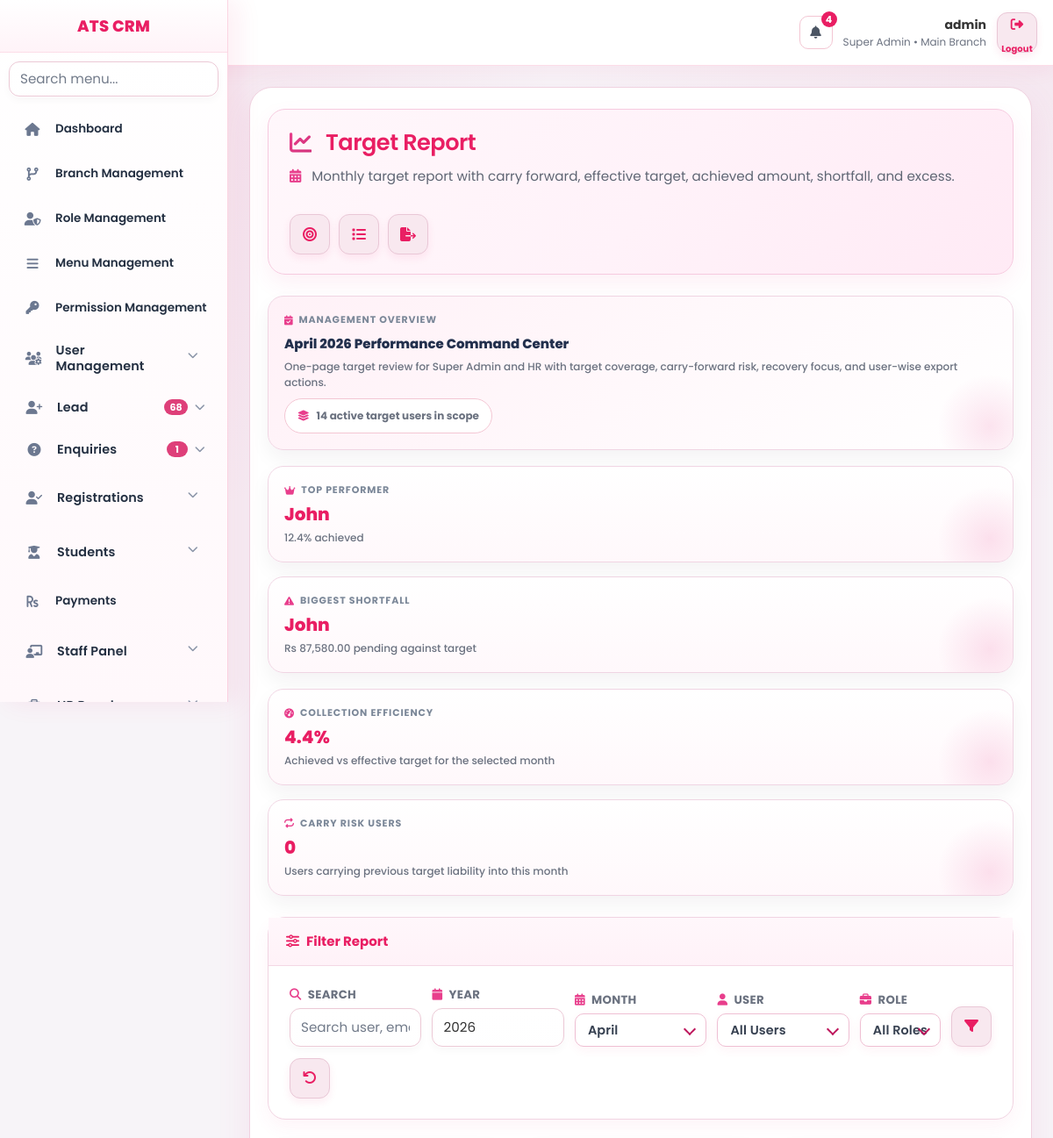
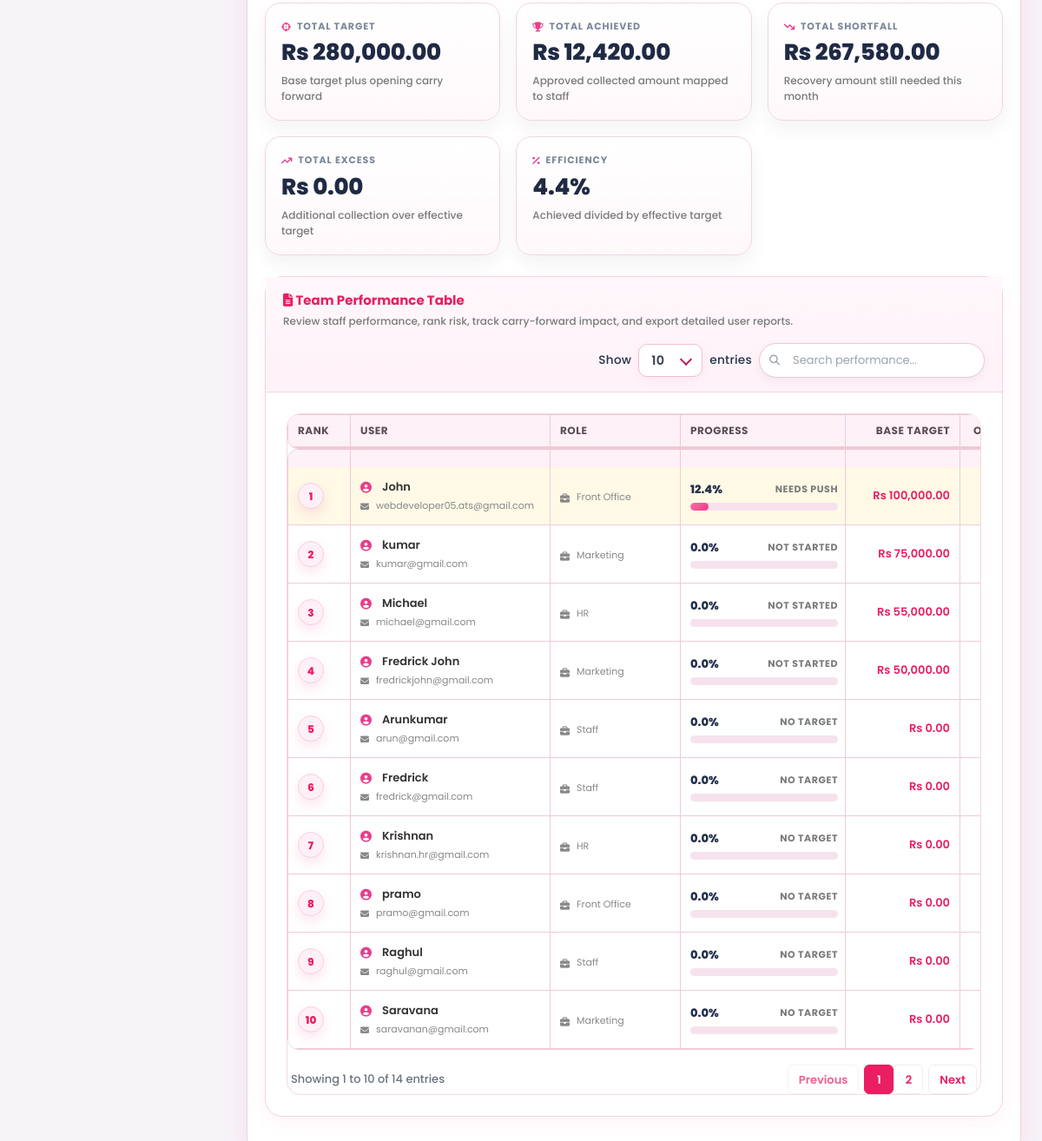
Screenshot of /index.php?page=targets/report (signed in) with the database file from the repository (2 pictures, top to bottom).
### tables this page shows
CREATE TABLE `menus` (
  `id` int(11) NOT NULL AUTO_INCREMENT,
  `menu_name` varchar(150) NOT NULL,
  `menu_slug` varchar(150) NOT NULL,
  `parent_id` int(11) DEFAULT NULL,
  `icon` varchar(100) DEFAULT NULL,
  `sort_order` int(11) DEFAULT 0,
  `status` tinyint(1) DEFAULT 1,
  `created_at` datetime DEFAULT current_timestamp(),
  `updated_at` datetime DEFAULT current_timestamp() ON UPDATE current_timestamp(),
  PRIMARY KEY (`id`)
);

### views/targets/report.php (the view, shortened to what the rows shown need)
<link rel="stylesheet" href="https://cdnjs.cloudflare.com/ajax/libs/font-awesome/6.4.0/css/all.min.css">
<div class="container-fluid py-3">
    <div class="iso-report-root iso-report-v2">
        <div class="iso-report-hero">
            <div>
                <h2 class="iso-report-title">
                    <i class="fas fa-chart-line" style="background: linear-gradient(135deg, #e83e8c 0%, #d2317a 100%); -webkit-background-clip: text; -webkit-text-fill-color: transparent; margin-right: 8px;"></i>
                    Target Report
                </h2>
            </div>
        </div>
        <div class="iso-report-card">
            <div class="iso-report-card-body">
                <div class="iso-report-table-wrap">
                    <table class="iso-report-table no-mobile-cards" id="targetsReportTable">
                        <colgroup>
                        </colgroup>
                        <thead>
                            <tr>
                                <th data-tooltip="Performance rank">Rank</th>
                                <th data-tooltip="User information">User</th>
                                <th data-tooltip="User role">Role</th>
                                <th data-tooltip="Achievement percentage vs effective target">Progress</th>
                                <th class="money-head" data-tooltip="Base target amount">Base Target</th>
                                <th class="money-head" data-tooltip="Opening carry forward">Opening Carry</th>
                            </tr>
                        </thead>
                    </table>
                </div>
            </div>
        </div>
    </div>
</div>

### views/layout/sidebar.php (shortened to what the rows shown need)
<?php
$role_id     = $_SESSION['role_id'] ?? 0;
$currentPage = $_GET['page'] ?? '';
$sessionUserId = (int)($_SESSION['user_id'] ?? 0);
$sessionBranchId = (int)($_SESSION['branch_id'] ?? 0);
$stmt = $pdo->prepare("
    SELECT m.*
    FROM menus m
    INNER JOIN role_permissions rp
        ON rp.menu_id = m.id
    WHERE rp.role_id = :role_id
      AND rp.can_view = 1
      AND m.status = 1
    ORDER BY m.parent_id ASC, m.sort_order ASC
");
$stmt->execute([
    'role_id' => $role_id
]);
$menus = $stmt->fetchAll(PDO::FETCH_ASSOC);
$menus = array_values(array_filter($menus, function($m) {
    $slug = $m['menu_slug'] ?? '';
    return !(
        strpos($slug, 'dashboard/') === 0
        || $slug === 'dashboard'
        || $slug === 'system/demo_reset'
    );
}));
$menuTree = [];
foreach ($menus as $menu) {
    if ($menu['parent_id'] === NULL) {
        $menuTree[$menu['id']] = $menu;
        $menuTree[$menu['id']]['children'] = [];
    }
}
foreach ($menus as $menu) {
    if ($menu['parent_id'] !== NULL && isset($menuTree[$menu['parent_id']])) {
        $menuTree[$menu['parent_id']]['children'][] = $menu;
    }
}
function isParentOpen($parent, $currentPage) {
    if (!isset($parent['children']) || empty($parent['children'])) return false;
    foreach ($parent['children'] as $child) {
        if ($currentPage === $child['menu_slug']) return true;
    }
    return false;
}
$sidebarBadges = [
    'lead' => 0,
    'enquiries' => 0,
    'enquiries/followups' => 0,
];
try {
    $sidebarBadgeCacheKey = 'sidebar_badges_' . $sessionUserId;
    $cachedSidebarBadges = $_SESSION[$sidebarBadgeCacheKey] ?? null;
    $useBadgeCache = is_array($cachedSidebarBadges)
        && isset($cachedSidebarBadges['ts'], $cachedSidebarBadges['values'])
        && (time() - (int)$cachedSidebarBadges['ts']) <= 30
        && (int)($cachedSidebarBadges['role_id'] ?? 0) === (int)$role_id
        && (int)($cachedSidebarBadges['branch_id'] ?? 0) === (int)$sessionBranchId;
    if ($useBadgeCache) {
        $vals = (array)$cachedSidebarBadges['values'];
        foreach ($sidebarBadges as $k => $v) {
            if (isset($vals[$k])) $sidebarBadges[$k] = max(0, (int)$vals[$k]);
        }
    } else {
        $leadSql = "SELECT COUNT(*) FROM leads l WHERE l.status NOT IN ('converted','closed')";
        $leadParams = [];
        $stLead = $pdo->prepare($leadSql);
        $stLead->execute($leadParams);
        $sidebarBadges['lead'] = (int)($stLead->fetchColumn() ?: 0);
        $enqSql = "SELECT COUNT(*) FROM enquiries e WHERE e.status IN ('new','followup')";
        $enqParams = [];
        $stEnq = $pdo->prepare($enqSql);
        $stEnq->execute($enqParams);
        $sidebarBadges['enquiries'] = (int)($stEnq->fetchColumn() ?: 0);
        $fuSql = "
            SELECT COUNT(*)
            FROM enquiry_followups f
            INNER JOIN enquiries e ON e.id = f.enquiry_id
            WHERE LOWER(TRIM(COALESCE(f.status,'pending'))) = 'pending'
        ";
        $fuParams = [];
        $stFu = $pdo->prepare($fuSql);
        $stFu->execute($fuParams);
        $sidebarBadges['enquiries/followups'] = (int)($stFu->fetchColumn() ?: 0);
    }
} catch (Throwable $e) {
}
if (!function_exists('sidebarBadgeText')) {
    function sidebarBadgeText($count): string {
        $c = max(0, (int)$count);
        return $c > 99 ? '99+' : (string)$c;
    }
}
?>
<div class="sidebar" id="crmSidebar">
    <ul class="menu-list">
        <?php foreach ($menuTree as $parent): ?>
            <?php
                $hasChildren  = !empty($parent['children']);
                $parentOpen   = isParentOpen($parent, $currentPage);
                $parentActive = ($currentPage === $parent['menu_slug']) || $parentOpen;
            ?>
            <li class="<?= $parentActive ? 'active' : '' ?> <?= $hasChildren ? 'has-children' : '' ?> <?= $parentOpen ? 'open' : '' ?>"<?= $hasChildren ? ' data-initial-open="' . ($parentOpen ? '1' : '0') . '"' : '' ?>>
                <?php if ($hasChildren): ?>
                    <?php $submenuId = 'submenu-' . (int)$parent['id']; ?>
                    <button
                        type="button"
                        class="menu-toggle"
                        data-menu-id="<?= (int)$parent['id'] ?>"
                        data-tooltip="<?= htmlspecialchars($parent['menu_name']) ?>"
                        aria-expanded="<?= $parentOpen ? 'true' : 'false' ?>"
                        aria-controls="<?= htmlspecialchars($submenuId) ?>"
                    >
                        <i class="<?= htmlspecialchars($parent['icon'] ?: 'fas fa-circle') ?>"></i>
                        <span class="menu-label"><?= htmlspecialchars($parent['menu_name']) ?></span>
                        <?php
                            $parentSlug = strtolower(trim((string)($parent['menu_slug'] ?? '')));
                            $parentName = strtolower(trim((string)($parent['menu_name'] ?? '')));
                            $parentBadgeCount = 0;
                            if ($parentSlug === 'lead' || strpos($parentName, 'lead') !== false) {
                                $parentBadgeCount = (int)($sidebarBadges['lead'] ?? 0);
                            } elseif ($parentSlug === 'enquiries' || strpos($parentName, 'enquir') !== false) {
                                $parentBadgeCount = (int)($sidebarBadges['enquiries'] ?? 0);
                            }
                        ?>
                        <?php if ($parentBadgeCount > 0): ?>
                            <span class="menu-tail">
                                <span class="menu-badge" data-modern-tooltip="Open <?= htmlspecialchars($parent['menu_name']) ?>: <?= (int)$parentBadgeCount ?>">
                                    <?= htmlspecialchars(sidebarBadgeText($parentBadgeCount)) ?>
                                </span>
                                <i class="fas fa-chevron-down caret"></i>
                            </span>
                        <?php else: ?>
                            <span class="menu-tail">
                                <i class="fas fa-chevron-down caret"></i>
                            </span>
                        <?php endif; ?>
                    </button>
                <?php else: ?>
                    <a href="index.php?page=<?= htmlspecialchars($parent['menu_slug']) ?>" data-tooltip="<?= htmlspecialchars($parent['menu_name']) ?>">
                        <i class="<?= htmlspecialchars($parent['icon'] ?: 'fas fa-circle') ?>"></i>
                        <span class="menu-label"><?= htmlspecialchars($parent['menu_name']) ?></span>
                    </a>
                <?php endif; ?>
            </li>
        <?php endforeach; ?>
    </ul>
</div>

### rows the page displays
menus: menu_name "Branch Management"
menus: menu_name "Role Management"
menus: menu_name "Menu Management"
menus: menu_name "Permission Management"
menus: menu_name "User Management"
menus: menu_name "Lead", parentBadgeCount "68"
menus: menu_name "Enquiries", parentBadgeCount "1"
menus: menu_name "Registrations"
menus: menu_name "Students"
menus: menu_name "Payments"
menus: menu_name "Staff Panel"

### other values shown
$topNotificationCount "4"
$user_name "admin"
$user_role "Super Admin"
$branch_name "Main Branch"
APP_NAME "ATS CRM"
$selectedPeriodLabel "April 2026"
$totalUsers "14"
$topPerformer['user_name'] "John"
$topPerformer['progress_percent'] "12.4"
$biggestShortfallUser['user_name'] "John"
$biggestShortfallUser['shortfall_amount'] "87,580.00"
$collectionEfficiency "4.4"
$totalCarryRiskUsers "0"
$totalEffectiveTarget "280,000.00"
$totalAchieved "12,420.00"
